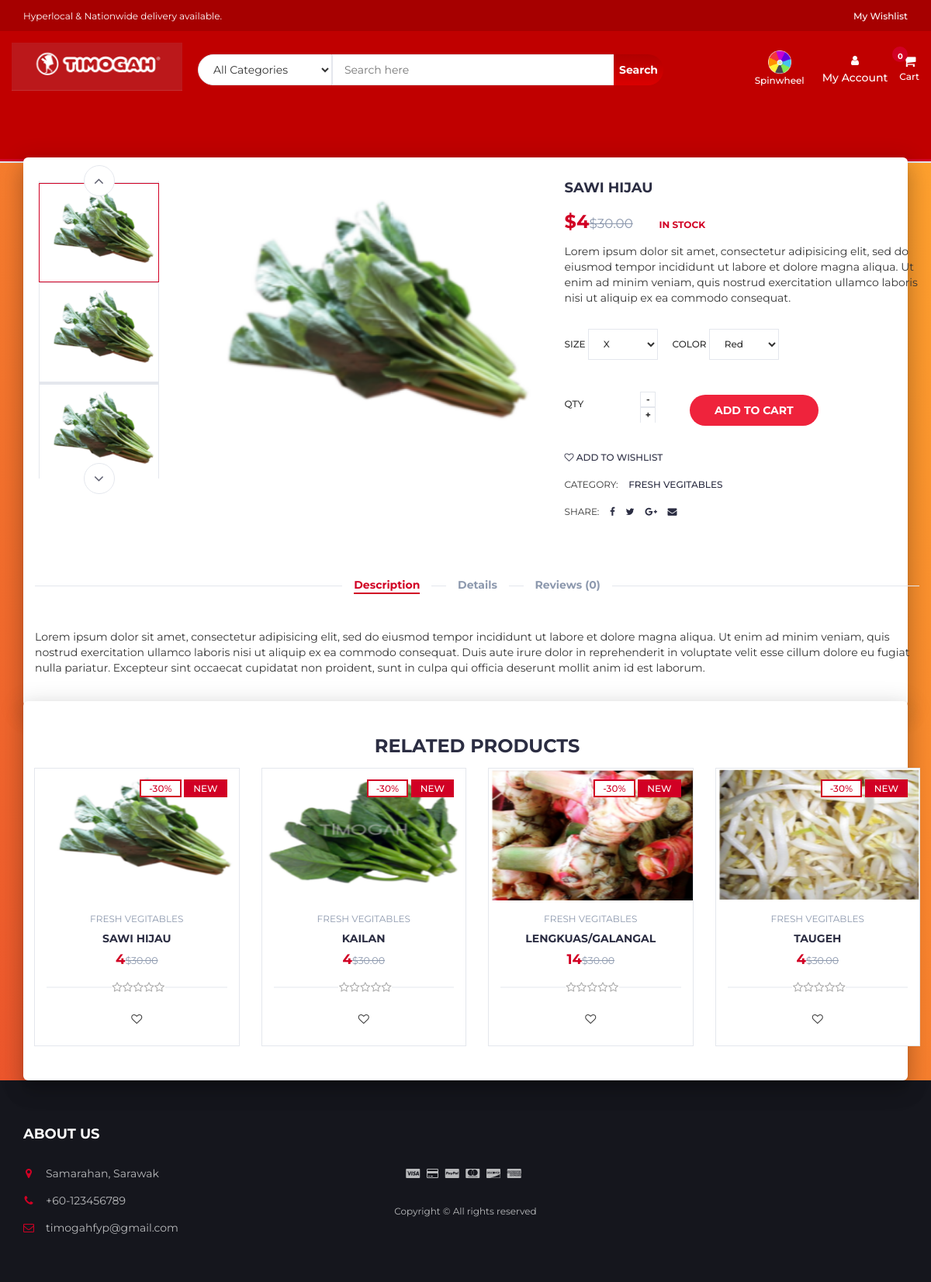
The app's page /product.php?p=1, older data.
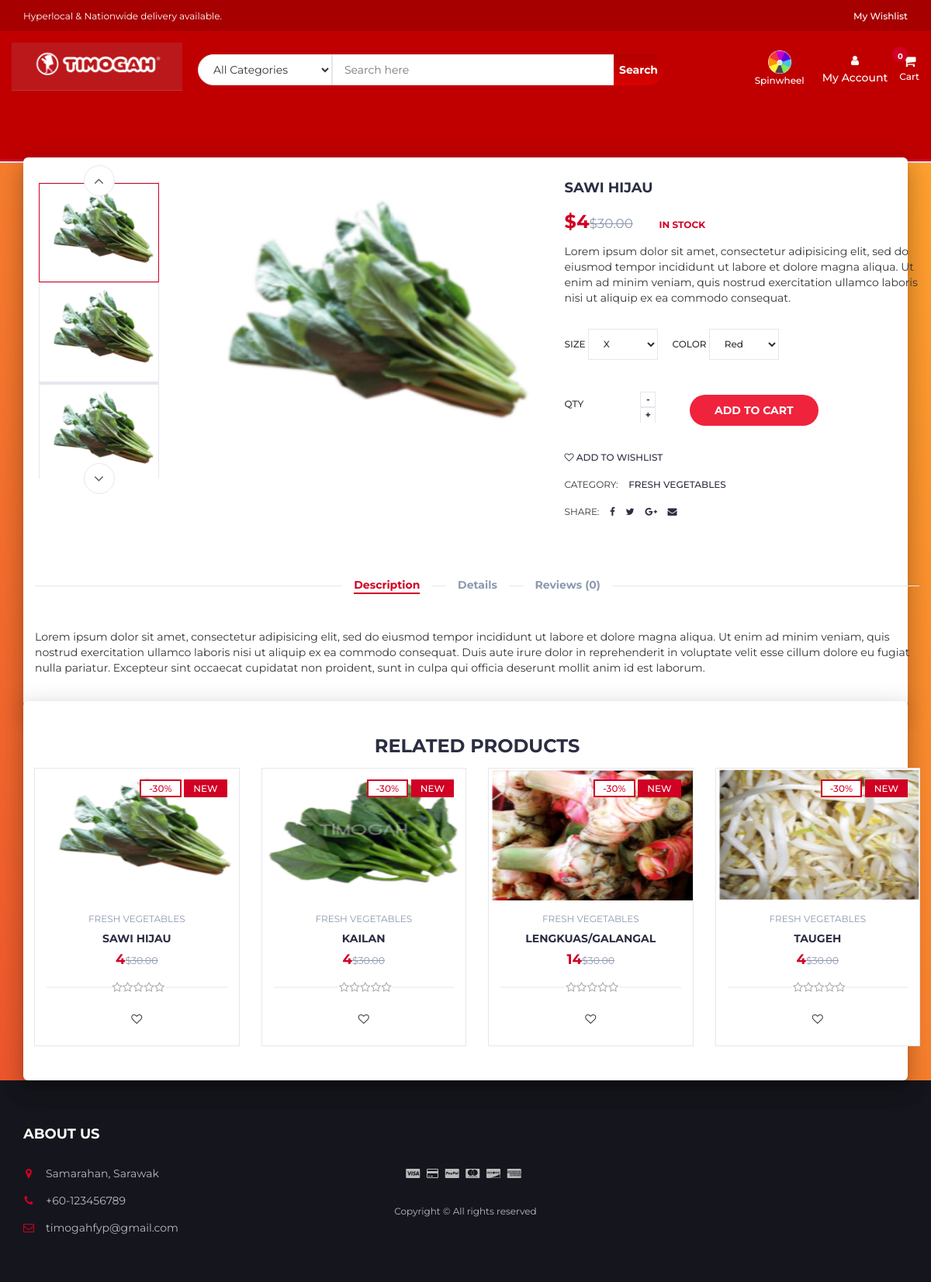
The same page, newer data.
### tables this page shows
CREATE TABLE `products` (
  `product_id` int(100) NOT NULL,
  `product_cat` int(100) NOT NULL,
  `product_brand` int(100) NOT NULL,
  `product_title` varchar(255) NOT NULL,
  `product_price` int(100) NOT NULL,
  `product_desc` text NOT NULL,
  `product_image` text NOT NULL,
  `product_keywords` text NOT NULL
);

CREATE TABLE `categories` (
  `cat_id` int(100) NOT NULL,
  `cat_title` text NOT NULL
);

### product.php (the view, shortened to what this page needs)
<?php
include "header.php";
?>
		<div class="section main main-raised">
			<div class="container">
				<div class="row">
					<?php
								include 'db.php';
								$product_id = $_GET['p'];
								$sql = " SELECT * FROM products AS P,categories AS C WHERE P.product_cat = C.cat_id  AND P.product_id = '$product_id'";
								$result = mysqli_query($con, $sql);
								if (mysqli_num_rows($result) > 0)
								{
									while($row = mysqli_fetch_assoc($result))
									{
									echo '
                                <div class="col-md-5 col-md-push-2">
                                <div id="product-main-img">
                                    <div class="product-preview">
                                        <img src="product_images/'.$row['product_image'].'" alt="">
                                    </div>
                                    <div class="product-preview">
                                        <img src="product_images/'.$row['product_image'].'" alt="">
                                    </div>
                                    <div class="product-preview">
                                        <img src="product_images/'.$row['product_image'].'" alt="">
                                    </div>
                                    <div class="product-preview">
                                        <img src="product_images/'.$row['product_image'].'" alt="">
                                    </div>
                                </div>
                            </div>
                                <div class="col-md-2  col-md-pull-5">
                                <div id="product-imgs">
                                    <div class="product-preview">
                                        <img src="product_images/'.$row['product_image'].'" alt="">
                                    </div>
                                    <div class="product-preview">
                                        <img src="product_images/'.$row['product_image'].'" alt="">
                                    </div>
                                    <div class="product-preview">
                                        <img src="product_images/'.$row['product_image'].'g" alt="">
                                    </div>
                                    <div class="product-preview">
                                        <img src="product_images/'.$row['product_image'].'" alt="">
                                    </div>
                                </div>
                            </div>
									';
									?>
									<?php
									echo '
							<div class="col-md-5">
								<div class="product-details">
									<h2 class="product-name">'.$row['product_title'].'</h2>
									<div id = "rating_reviews">
									</div>
									<div>
										<h3 class="product-price">$'.$row['product_price'].'<del class="product-old-price">$30.00</del></h3>
										<span class="product-available">In Stock</span>
									</div>
									<p>Lorem ipsum dolor sit amet, consectetur adipisicing elit, sed do eiusmod tempor incididunt ut labore et dolore magna aliqua. Ut enim ad minim veniam, quis nostrud exercitation ullamco laboris nisi ut aliquip ex ea commodo consequat.</p>
									<div class="product-options">
										<label>
											Size
											<select class="input-select">
												<option value="0">X</option>
											</select>
										</label>
										<label>
											Color
											<select class="input-select">
												<option value="0">Red</option>
											</select>
										</label>
									</div>
									<div class="add-to-cart">
										<div class="qty-label">
											Qty
											<div class="input-number">
												<span class="qty-up">+</span>
												<span class="qty-down">-</span>
											</div>
										</div>
										<div class="btn-group" style="margin-left: 25px; margin-top: 15px">
										<button class="add-to-cart-btn" pid="'.$row['product_id'].'"  id="product" ><i class="fa fa-shopping-cart"></i> add to cart</button>
										</div>
									</div>
									<ul class="product-btns">
										<li><a href="#" pid="'.$row['product_id'].'"  id="wishlist" ><i class="fa fa-heart-o"></i> add to wishlist</a></li>
									</ul>
									<ul class="product-links">
										<li>Category:</li>
										<li><a href="#">'.$row["cat_title"].'</a></li>
									</ul>
									<ul class="product-links">
										<li>Share:</li>
										<li><a href="#"><i class="fa fa-facebook"></i></a></li>
										<li><a href="#"><i class="fa fa-twitter"></i></a></li>
										<li><a href="#"><i class="fa fa-google-plus"></i></a></li>
										<li><a href="#"><i class="fa fa-envelope"></i></a></li>
									</ul>
								</div>
							</div>
							';
							}
						}
						?>
					<div class="col-md-12">
						<div id="product-tab">
							<ul class="tab-nav">
								<li class="active"><a data-toggle="tab" href="#tab1">Description</a></li>
								<li><a data-toggle="tab" href="#tab2">Details</a></li>
								<?php
												include 'db.php';
												$product_id = $_GET['p'];
												$product_query = "SELECT COUNT(*) AS count FROM reviews WHERE product_id='$product_id'";
												$run_query = mysqli_query($con,$product_query);
												$row = mysqli_fetch_array($run_query);
												$reviews_count=$row["count"];
												echo '<li><a data-toggle="tab" href="#tab3">Reviews ('.$reviews_count.')</a></li>';
								?>
							</ul>
							<div class="tab-content">
								<div id="tab1" class="tab-pane fade in active">
									<div class="row">
										<div class="col-md-12">
											<p>Lorem ipsum dolor sit amet, consectetur adipisicing elit, sed do eiusmod tempor incididunt ut labore et dolore magna aliqua. Ut enim ad minim veniam, quis nostrud exercitation ullamco laboris nisi ut aliquip ex ea commodo consequat. Duis aute irure dolor in reprehenderit in voluptate velit esse cillum dolore eu fugiat nulla pariatur. Excepteur sint occaecat cupidatat non proident, sunt in culpa qui officia deserunt mollit anim id est laborum.</p>
										</div>
									</div>
								</div>
							</div>
						</div>
					</div>
				</div>
			</div>
		</div>
		<div class="section main main-raised">
			<div class="container">
				<div class="row">
					<div class="col-md-12">
						<div class="section-title text-center">
							<h3 class="title">Related Products</h3>
						</div>
					</div>
								<?php
                    include 'db.php';
								$product_id = $_GET['p'];
					$product_query = "SELECT * FROM products,categories WHERE product_cat=cat_id AND product_id BETWEEN $product_id AND $product_id+3";
                $run_query = mysqli_query($con,$product_query);
                if(mysqli_num_rows($run_query) > 0){
                    while($row = mysqli_fetch_array($run_query)){
                        $pro_id    = $row['product_id'];
                        $pro_title = $row['product_title'];
                        $pro_price = $row['product_price'];
                        $pro_image = $row['product_image'];
                        $cat_name = $row["cat_title"];
                        echo "
                                <div class='col-md-3 col-xs-6'>
								<a href='product.php?p=$pro_id'><div class='product'>
									<div class='product-img'>
										<img src='product_images/$pro_image' style='max-height: 170px;' alt=''>
										<div class='product-label'>
											<span class='sale'>-30%</span>
											<span class='new'>NEW</span>
										</div>
									</div></a>
									<div class='product-body'>
										<p class='product-category'>$cat_name</p>
										<h3 class='product-name header-cart-item-name'><a href='product.php?p=$pro_id'>$pro_title</a></h3>
										<h4 class='product-price header-cart-item-info'>$pro_price<del class='product-old-price'>$30.00</del></h4>
										<div class='product-rating'>";
										$rating_query = "SELECT ROUND(AVG(rating),1) AS avg_rating  FROM reviews WHERE product_id='$pro_id '";
										$run_review_query = mysqli_query($con,$rating_query);
										$review_row = mysqli_fetch_array($run_review_query);
										if($review_row > 0){
											$avg_count=$review_row["avg_rating"];
												$i=1;
												while($i <= 5-round($avg_count)){
													$i++;
													echo'
													<i class="fa fa-star-o empty"></i>';
												}
										}
										echo "</div>
										<div class='product-btns'>
											<button pid='$pro_id' id='wishlist' class='add-to-wishlist'><i class='fa fa-heart-o'></i><span class='tooltipp'>add to wishlist</span></button>
										</div>
									</div>
									<div class='add-to-cart'>
										<button pid='$pro_id' id='product' class='add-to-cart-btn block2-btn-towishlist' href='#'><i class='fa fa-shopping-cart'></i> add to cart</button>
									</div>
								</div>
                                </div>
			";
		}
}
?>
<?php
include "footer.php";
?>

### header.php (shortened to what this page needs)
<!DOCTYPE html>
<html lang="en">
	<head>
		<link type="text/css" rel="stylesheet" href="css/bootstrap.min.css"/>
		<link type="text/css" rel="stylesheet" href="css/slick.css"/>
		<link type="text/css" rel="stylesheet" href="css/slick-theme.css"/>
		<link type="text/css" rel="stylesheet" href="css/nouislider.min.css"/>
		<link rel="stylesheet" href="css/font-awesome.min.css">
		<link type="text/css" rel="stylesheet" href="css/style.css"/>
		<link type="text/css" rel="stylesheet" href="css/accountbtn.css"/>
    </head>
	<body>
		<header>
			<div id="top-header">
				<div class="container">
					<ul class="header-links pull-left">
						<li class="left">Hyperlocal & Nationwide delivery available.</li>
					</ul>
					<ul class="header-links pull-right">
						<li>
							<div>
								<a href="wishlist.php">
									<span>My Wishlist</span>
								</a>
							</div>
						</li>
					</ul>
				</div>
			</div>
<div id="header">
    <div class="container">
        <div class="row">
            <div class="header-logo">
				<a class="logo" href="index.php">
					<img src="img/timogah.png" />
				</a>
			</div>
            <div class="header-search">
                <form onsubmit="return false">
                    <select class="input-select">
                        <option value="0">All Categories</option>
                    </select>
                    <input class="input" id="search" type="text" placeholder="Search here">
                    <button id="search_btn" class="search-btn">Search</button>
                </form>
            </div>
            <div class="header-ctn">
                <div class="spinwheelIcon">
                    <a href="spinwheel.php">
                        <img src="img/spinwheel.png" />
                        <div>Spinwheel</div>
                    </a>
                </div>
<div>
    <?php
        include "db.php";
        if(isset($_SESSION["uid"])){
            $sql = "SELECT first_name FROM user_info WHERE user_id='$_SESSION[uid]'";
            $query = mysqli_query($con,$sql);
            $row=mysqli_fetch_array($query);
            echo '
            <div class="dropdownn">
                <a href="#" class="dropdownn-toggle" data-toggle="modal" data-target="#myModal">
                    <i class="fa fa-user-o"></i> HI '.$row["first_name"].'
                </a>
                <div class="userdropdown">
                    <a href="myorders.php"><i class="fa fa-shopping-basket" aria-hidden="true"></i>My Order</a>
                    <a href="" data-toggle="modal" data-target="#profile"><i class="fa fa-user-circle" aria-hidden="true"></i>My Profile</a>
                    <a href="logout.php"><i class="fa fa-sign-in" aria-hidden="true"></i>Log out</a>
                </div>
            </div>';
        }else{
            echo '
            <div class="dropdownn">
                <a href="#" class="dropdownn-toggle" data-toggle="modal" data-target="#myModal">
                    <div class="icon-container">
                        <i class="fa fa-user"></i>
                        <span>My Account</span>
                    </div>
                </a>
                <div class="userdropdown">
                    <a href="admin/login.php"><i class="fa fa-user" aria-hidden="true"></i>Admin</a>
                    <a href="signin_form.php"><i class="fa fa-sign-in" aria-hidden="true"></i>Login</a>
                    <a href="signup_form.php"><i class="fa fa-user-plus" aria-hidden="true"></i>Register</a>
                </div>
            </div>';
        }
		?>
	</div>
                <div class="dropdown">
                    <a href="cart.php" style="width:100%;">
                        <i class="fa fa-shopping-cart"></i>
                        <span>Cart</span>
                        <div class="badge qty">0</div>
                    </a>
                </div>
            </div>
        </div>
    </div>
		</header>

### footer.php (shortened to what this page needs)
<footer id="footer">
			<footer id="footer">
    <div class="section">
        <div class="container">
            <div class="row">
                <div class="col-md-3 col-xs-6">
                    <div class="footer">
                        <h3 class="footer-title">About Us</h3>
                        <ul class="footer-links">
                            <li><i class="fa fa-map-marker"></i>Samarahan, Sarawak</li>
                            <li><i class="fa fa-phone"></i>+60-123456789</li>
                            <li><i class="fa fa-envelope-o"></i>timogahfyp@gmail.com</li>
                        </ul>
                    </div>
                </div>
                <div class="col-md-6 text-center" style="margin-top:80px;">
                    <ul class="footer-payments">
                        <li><i class="fa fa-cc-visa"></i></li>
                        <li><i class="fa fa-credit-card"></i></li>
                        <li><i class="fa fa-cc-paypal"></i></li>
                        <li><i class="fa fa-cc-mastercard"></i></li>
                        <li><i class="fa fa-cc-discover"></i></li>
                        <li><i class="fa fa-cc-amex"></i></li>
                    </ul>
                    <span class="copyright">
                        Copyright &copy; All rights reserved
                    </span>
                </div>
            </div>
        </div>
</footer>
		</footer>

### css/accountbtn.css (style rules this page uses)
.dropdownn { position: relative; display: inline-block; }

Row changes from the older to the newer data that the page shows:
changed products "SAWI HIJAU": categories.cat_title "FRESH VEGITABLES" → "FRESH VEGETABLES"
changed products "KAILAN": categories.cat_title "FRESH VEGITABLES" → "FRESH VEGETABLES"
changed products "LENGKUAS/GALANGAL": categories.cat_title "FRESH VEGITABLES" → "FRESH VEGETABLES"
changed products "TAUGEH": categories.cat_title "FRESH VEGITABLES" → "FRESH VEGETABLES"
